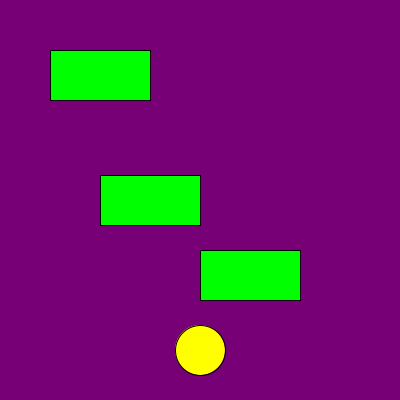
Frame 1 (no input)
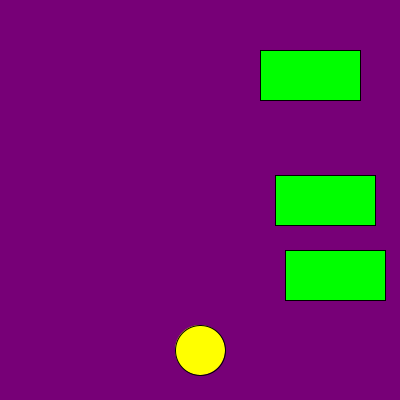
Frame 60 (the mouse pressed at the canvas centre just before this capture)
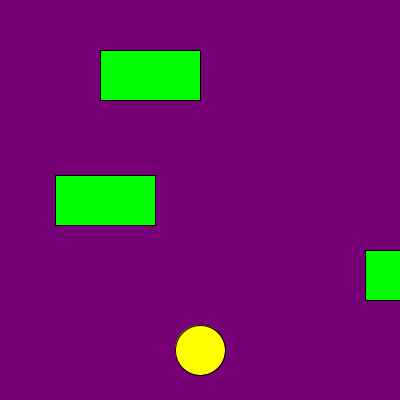
Frame 120 (the mouse held since frame 60 and released just before this capture)

The Processing sketch that drew these frames (run headless with seeded random() and noise(); from frame 60 on, the mouse is pressed at the canvas centre):

// Processing sketch: Frogger
// ── Frogger.pde
Car Matthew= new Car(200,250,100,5);
Car Lamborgini= new Car(100,175,100,10);
Car Mustang= new Car(50,50,100,-10);
int x=200;
int y=350;
void draw (){
  background(119,0,119);
  fill(255,255,0);
  ellipse(x,y,50,50);
  OutofBounds();
  Matthew.display();
  Mustang.display();
  Lamborgini.display();
  Matthew.move();
  Mustang.move();
  Lamborgini.move();
  
  if(intersects(Mustang)||intersects(Lamborgini)||intersects(Matthew)){
    y=350;
}
}
void setup (){
  size(400,400);
}
void keyPressed()
{
  if(key == CODED){
      if(keyCode == UP)
      {
      y-=12;
      }
      else if(keyCode == DOWN)
      {
      y+=12; 
      }
      else if(keyCode == RIGHT)
      {
       x+=12; 
      }
      else if(keyCode == LEFT)
      {
        x-=12;
      }
   }
}
void OutofBounds(){
  if(y>350){
   y=350;
   println(" Get back in the game!"); 
  }
  if(x>350){
    x=350;
   println(" Get in the game boundary!"); 
}
if(x<0){
    x=0;
   println(" Get in the game territory!"); 
}
if(y<0){
    y=0;
   println(" Get in the game area!"); 
}
}
boolean intersects(Car car) {
if ((y > car.getY() && y < car.getY()+50) && (x > car.getX() && x < car.getX()+car.getSize()))
          return true;
    else 
        return false;
}
public class Car{
 int size ;
 int speed  ;
 int x  ;
 int y  ;
 int getX(){
   return x;
 }
 int getY(){
   return y;
 }
 int getSize(){
   return size;
 }
 Car(int x, int y, int size, int speed){
 this.x=x;
 this.y=y;
 this.size=size;
 this.speed=speed;
}
  void display() {
    fill(0,255,0);
    rect(x,y,size,50);
      }
   void move() {
     x-=speed;
     if(x<0){
       x=375;
     }
     if(x>375){
       x=0;
     }
   }
}
